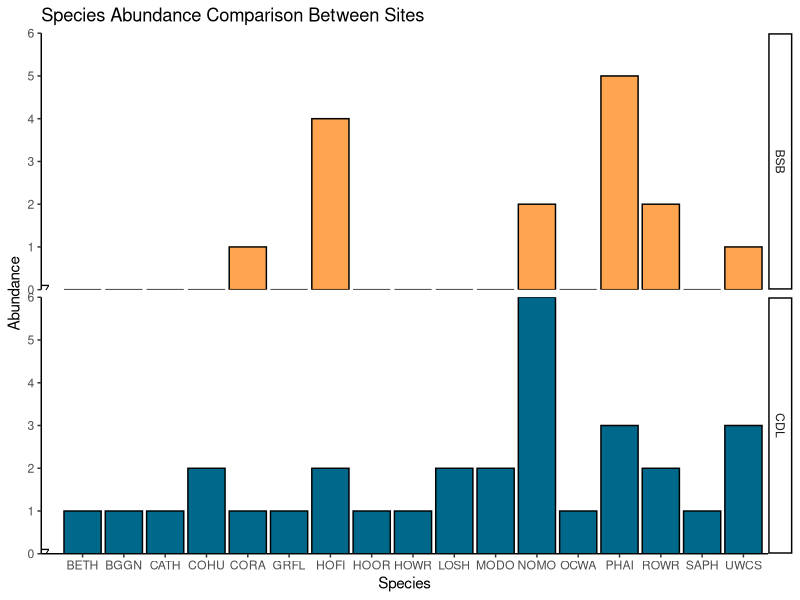
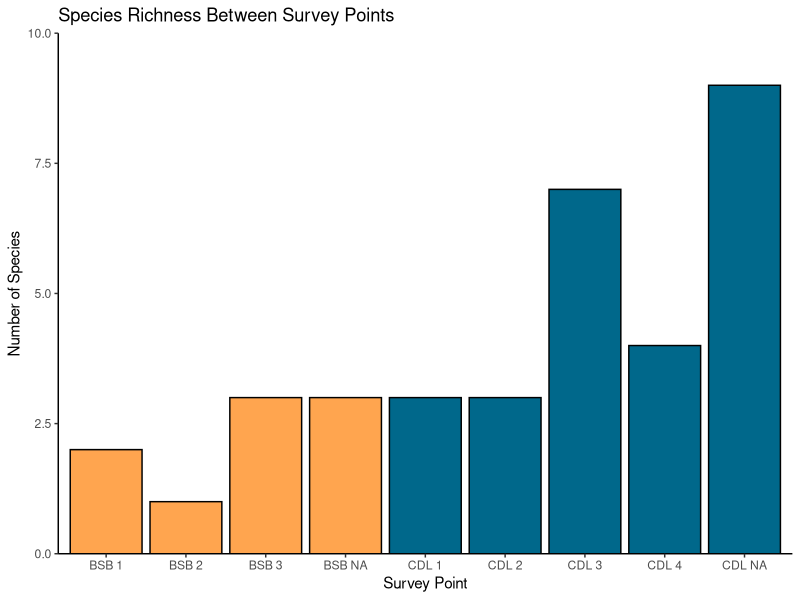
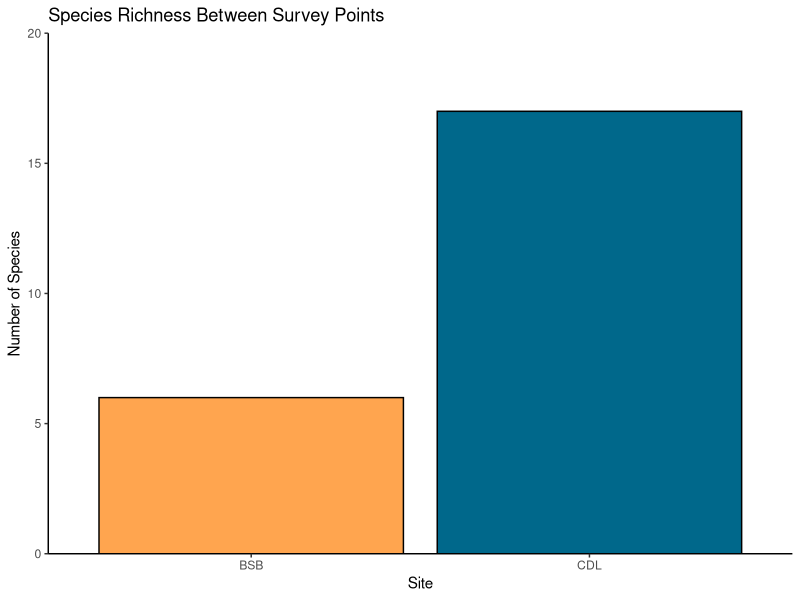
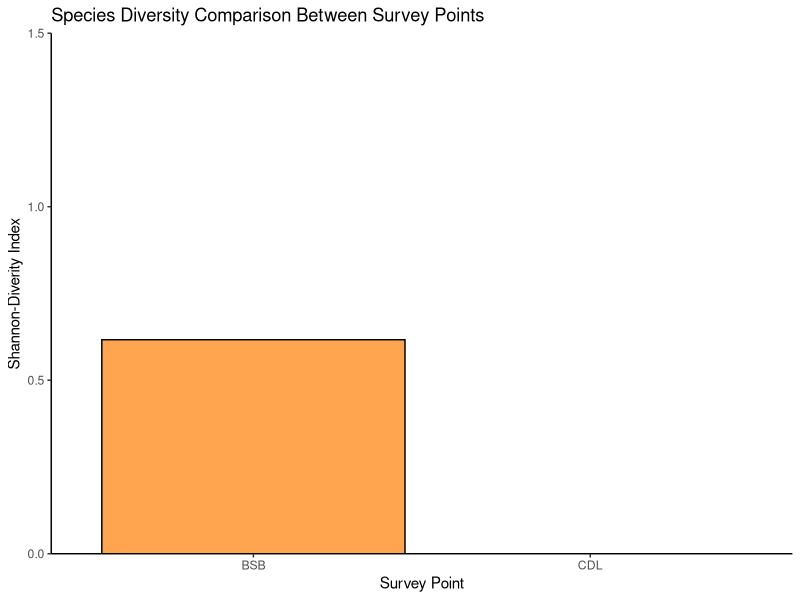
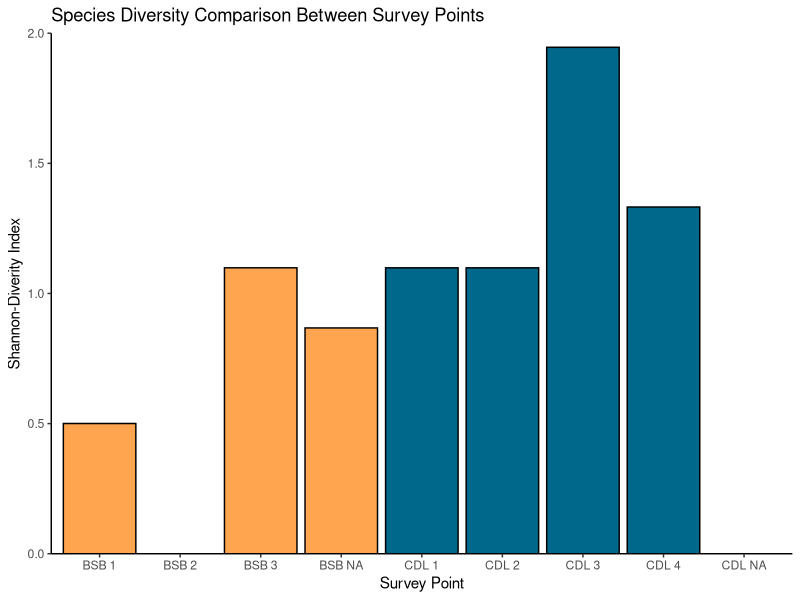
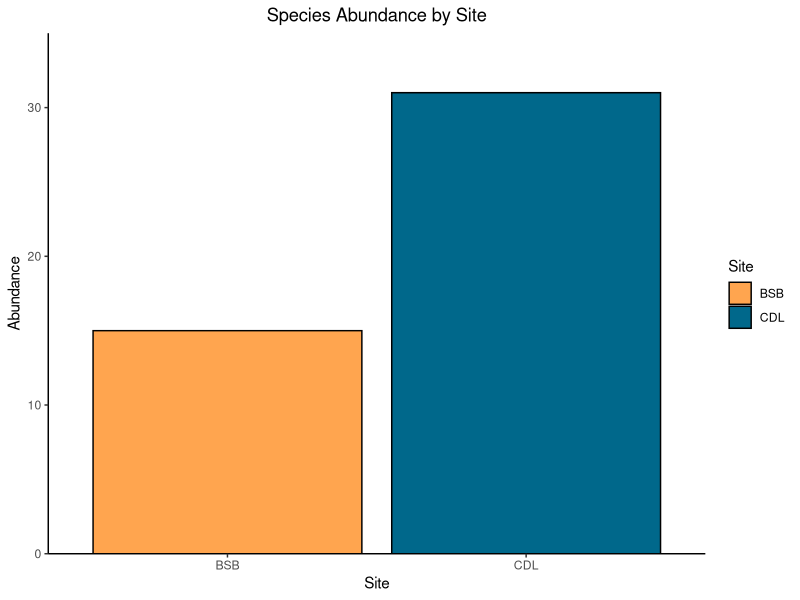
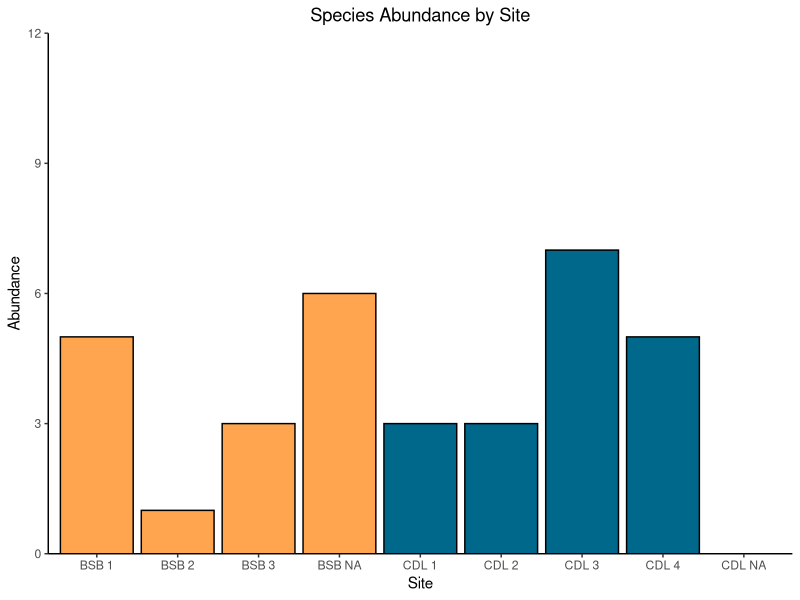

Write R code to recreate these figures, in order. (Note: this script raises an error after producing the figures.)
## ---- chunk 1
library(ggplot2)
library(tidyverse)
library(vegan)
## ---- chunk 2
#Load csv files
bird1 <-read.csv("Bird Survey Data - December 2023.csv")
bird2 <-read.csv("Bird Survey Data - February 2024.csv")
## ---- chunk 3
#Merge data sets
bird <- bind_rows(bird1, bird2) 
#Make a new column that combines the Site and Survey point
bird$SiteID<- paste(bird$Site, bird$Point)
#Change date from mm/dd/yyyy to yyyy-mm-dd
bird$Date<-as.Date(bird$Date, "%m/%d/%y")

## ---- chunk 4
#Summarize count of each bird species found at each site
birdcount <- bird %>%
  group_by(SiteID, Species, Date, Site) %>%
  summarise(Count = n()) %>%
  ungroup()

## ---- chunk 5
#These lines of code add 0 to species that were observed in one siteID but not the others
bird_zero <- expand.grid(Species = unique(birdcount$Species), SiteID = unique(birdcount$SiteID)) 
#Joins bird_zero and birdcount into one dataframe by matching Species and Site ID
bird_zero <- left_join(bird_zero, birdcount, by = c("Species", "SiteID"))
#If bird count is NA, replace with 0
bird_zero$Count[is.na(bird_zero$Count)] <- 0

species_count <- bird_zero %>%
  group_by(Site) %>%
  summarize(Richness = n_distinct(Species)) %>%
  filter(Site=="BSB"| Site=="CDL")
## ---- chunk 6
#log transform data
bird_zero$Countln <- log((bird_zero$Count)+1)
#Only keep specified columns
bird_zero<- bird_zero %>%
  select(Species, SiteID, Site, Count, Countln)
## ---- chunk 7
#These lines of code add 0 to species that were observed in one site but not the other
bird_zero_abundance <- expand.grid(Species = unique(birdcount$Species), Site = unique(birdcount$Site))
bird_zero_abundance <- left_join(bird_zero_abundance, birdcount, by = c("Species", "Site"))
bird_zero_abundance <- bird_zero_abundance %>%
  select(Species, Site, Count)
bird_zero_abundance$Count[is.na(bird_zero_abundance$Count)] <- 0

bird_zero_abundance <- bird_zero_abundance %>%
  group_by(Species, Site) %>%
  summarize(Count = sum(Count))

species_count <- bird_zero_abundance %>%
  group_by(Site) %>%
  summarize(Richness = n_distinct(Species))


ggplot() +
  geom_bar(data = bird_zero_abundance, aes(x = Species, y = Count, fill = Site), stat = "identity",  color = "black") +
  geom_text(data = species_count, aes(x = 0, y = 0, label = Richness)) +
  labs(title = "Species Abundance Comparison Between Sites",
       x = "Species", y = "Abundance") +
  scale_fill_manual(values = c("BSB" = "tan1", "CDL" = "deepskyblue4")) +
 theme(plot.title = element_text(hjust = 0.5))+
  scale_y_continuous(expand = c(0, 0),limits = c(0,6)) + facet_grid(Site~.)+
  theme_classic()+
  guides(fill = FALSE)
## ---- chunk 8
#Species richness at each survey point
species_richness_point<- birdcount %>%
  group_by(SiteID) %>%
  summarize(Richness = n_distinct(Species))

## ---- chunk 9
#Graph species richness by survey point
ggplot() +
  geom_bar(data = species_richness_point, aes(x = SiteID, y = Richness, fill = ifelse(grepl("^BSB", SiteID), "BSB", "CDL")), stat = "identity", position = "dodge", color = "black") +
  labs(title = "Species Richness Between Survey Points",
       x = "Survey Point", y = "Number of Species") +
  scale_fill_manual(values = c("BSB" = "tan1", "CDL" = "deepskyblue4")) +
  theme(plot.title = element_text(hjust = 0.5))+
  scale_y_continuous(expand = c(0, 0),limits = c(0,10)) + 
  theme_classic()+
  guides(fill = FALSE)
## ---- chunk 10
#Species richness at each survey site
species_richness_site<- birdcount %>%
  group_by(Site) %>%
  summarize(Richness = n_distinct(Species))
## ---- chunk 11
#Graph species richness by survey site
ggplot() +
  geom_bar(data = species_richness_site, aes(x = Site, y = Richness, fill=Site), stat = "identity", position = "dodge", color = "black") +
  labs(title = "Species Richness Between Survey Points",
       x = "Site", y = "Number of Species") +
  scale_fill_manual(values = c("BSB" = "tan1", "CDL" = "deepskyblue4")) +
  theme(plot.title = element_text(hjust = 0.5))+
  scale_y_continuous(expand = c(0, 0),limits = c(0,20)) + 
  theme_classic()+
  guides(fill = FALSE)
## ---- chunk 12
#Calculate relative abundance of each survey point
birdcount2 <- birdcount %>%
  group_by(SiteID, Date) %>%
  mutate(Relative_Abundance = Count / sum(Count))

#Calculate the Shannon-diversity index for each survey point separated by date
shannon_index <- birdcount2 %>%
  group_by(SiteID, Site, Date) %>%
  summarize(Shannon_Index = -sum(Relative_Abundance * log(Relative_Abundance)))
## ---- chunk 13
#Calculate the average Shannon-diversity index for each survey point
surveysite_diversity <- shannon_index %>%
  group_by(Site) %>%
  summarise(across(where(is.numeric), mean, na.rm = TRUE))
## ---- chunk 14
#Graph by total in each survey site
ggplot() +
  geom_bar(data = surveysite_diversity, aes(x = Site, y = Shannon_Index, fill = ifelse(grepl("^BSB", Site), "BSB", "CDL")), stat = "identity", position = "dodge", color = "black") +
  labs(title = "Species Diversity Comparison Between Survey Points",
       x = "Survey Point", y = "Shannon-Diverity Index") +
  scale_fill_manual(values = c("BSB" = "tan1", "CDL" = "deepskyblue4")) +
  theme(plot.title = element_text(hjust = 0.5))+
  scale_y_continuous(expand = c(0, 0),limits = c(0,1.5)) + 
  theme_classic()+
  guides(fill = FALSE)
## ---- chunk 15
#Calculate the average Shannon-diversity index for each survey point
surveypoint_diversity <- shannon_index %>%
  group_by(SiteID) %>%
  summarise(across(where(is.numeric), mean, na.rm = TRUE))
## ---- chunk 16
#Graph by total in each survey point
ggplot() +
  geom_bar(data = surveypoint_diversity, aes(x = SiteID, y = Shannon_Index, fill = ifelse(grepl("^BSB", SiteID), "BSB", "CDL")), stat = "identity", position = "dodge", color = "black") +
  labs(title = "Species Diversity Comparison Between Survey Points",
       x = "Survey Point", y = "Shannon-Diverity Index") +
  scale_fill_manual(values = c("BSB" = "tan1", "CDL" = "deepskyblue4")) +
  theme(plot.title = element_text(hjust = 0.5))+
  scale_y_continuous(expand = c(0, 0),limits = c(0,2)) + 
  theme_classic()+
  guides(fill = FALSE)

## ---- chunk 17
#total bird count per site
birdtotal <- bird %>%
  group_by(Site) %>%
  summarise(Count = n()) %>%
  ungroup()
## ---- chunk 18
#Graph of abundance at each site
ggplot(birdtotal, aes(x = Site, y = Count, fill=Site)) +
  geom_bar(stat = "identity", color="black") +
  labs(x = "Site", y = "Abundance", title = "Species Abundance by Site") +
  scale_fill_manual(values = c("BSB" = "tan1", "CDL" = "deepskyblue4"))+
  scale_y_continuous(expand = c(0, 0),limits = c(0,35)) +
  theme_classic()+
  theme(plot.title = element_text(hjust = 0.5))
## ---- chunk 19
#total bird count per survey point
birdtotal_site <- bird %>%
  group_by(SiteID) %>%
  summarise(Count = n()) %>%
  ungroup()
## ---- chunk 20
ggplot(birdtotal_site, aes(x = SiteID, y = Count, fill = ifelse(grepl("^BSB", SiteID), "BSB", "CDL"))) +
  geom_bar(stat = "identity", color="black") +
  labs(x = "Site", y = "Abundance", title = "Species Abundance by Site") +
  scale_fill_manual(values = c("BSB" = "tan1", "CDL" = "deepskyblue4"))+
  scale_y_continuous(expand = c(0, 0),limits = c(0,12)) +
  theme_classic()+
  theme(plot.title = element_text(hjust = 0.5))+
  guides(fill = FALSE)
## ---- chunk 21
#total bird count by site and date
birdtotal_dateSite <- bird %>%
  group_by(Site, Date) %>%
  summarise(Count = n()) %>%
  ungroup()
## ---- chunk 22

## ---- chunk 23
#total bird count by survey point and date
birdtotal_date <- bird %>%
  group_by(SiteID, Date) %>%
  summarise(Count = n()) %>%
  ungroup()
## ---- chunk 24

## ---- chunk 25
migratory <- bird %>%
  group_by(Resident, Site) %>%
  summarise(Count = n())

## ---- chunk 26
ggplot(migratory, aes(x = Resident, y = Count, fill=Site)) +
  geom_bar(stat = "identity", position="dodge", color="black") +
  labs(x="Residency Status", y = "Abundance", 
       title = "Resident vs Migratory Birds by Site") +
  scale_fill_manual(values = c("BSB" = "tan1", "CDL" = "deepskyblue4"))+
  scale_x_discrete(labels = c("No" = "Migratory", "Yes" = "Resident"))+
  scale_y_continuous(expand = c(0, 0), limits = c(0, 25), 
                     labels = scales::number_format(scale = 1, accuracy = 1)) +
  theme_classic()+
  theme(plot.title = element_text(hjust = 0.5))
## ---- chunk 27
birdRAI <- birdcount |> 
  mutate(RAI = Count/2)
 #mutate(MonthYear = mdy(paste(Month,"1",Year,sep = "/"))) 
## ---- chunk 28
#Not the best to represent RAI
birdRAI |> 
  ggplot(aes(y = RAI, x = Date, color = Site)) + 
  geom_point() + 
  geom_line() + 
  facet_wrap(Site ~. )
